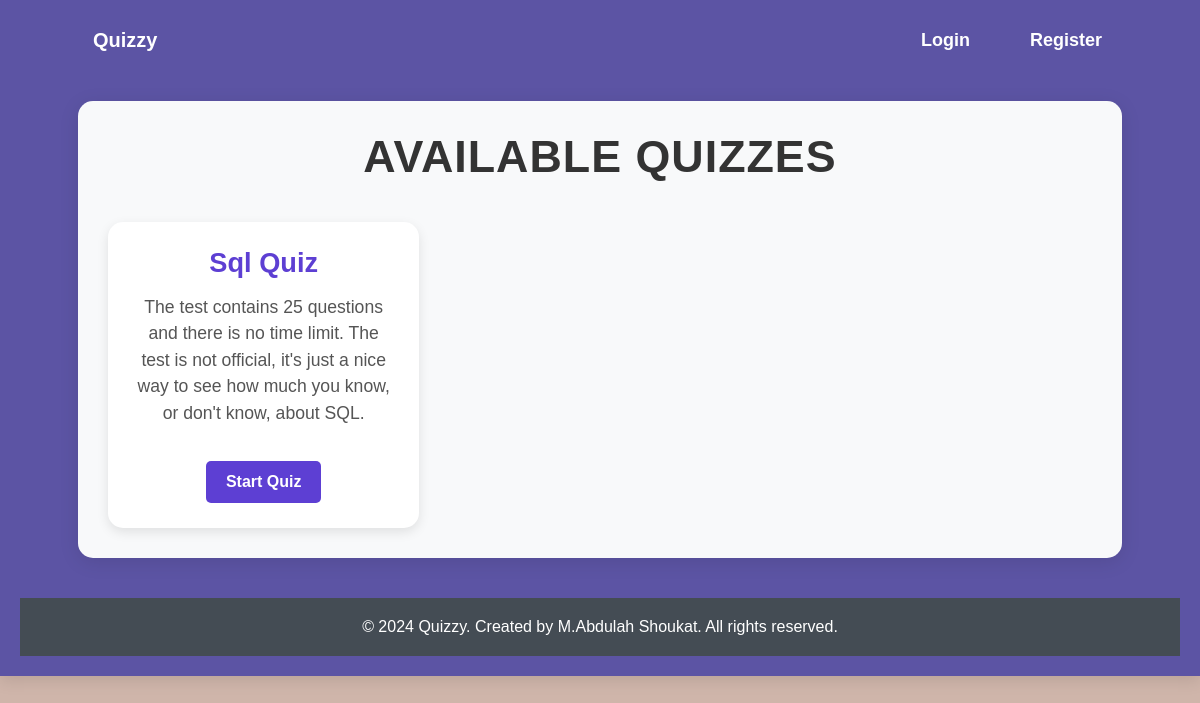
The page /quiz/ on the database as committed earlier.
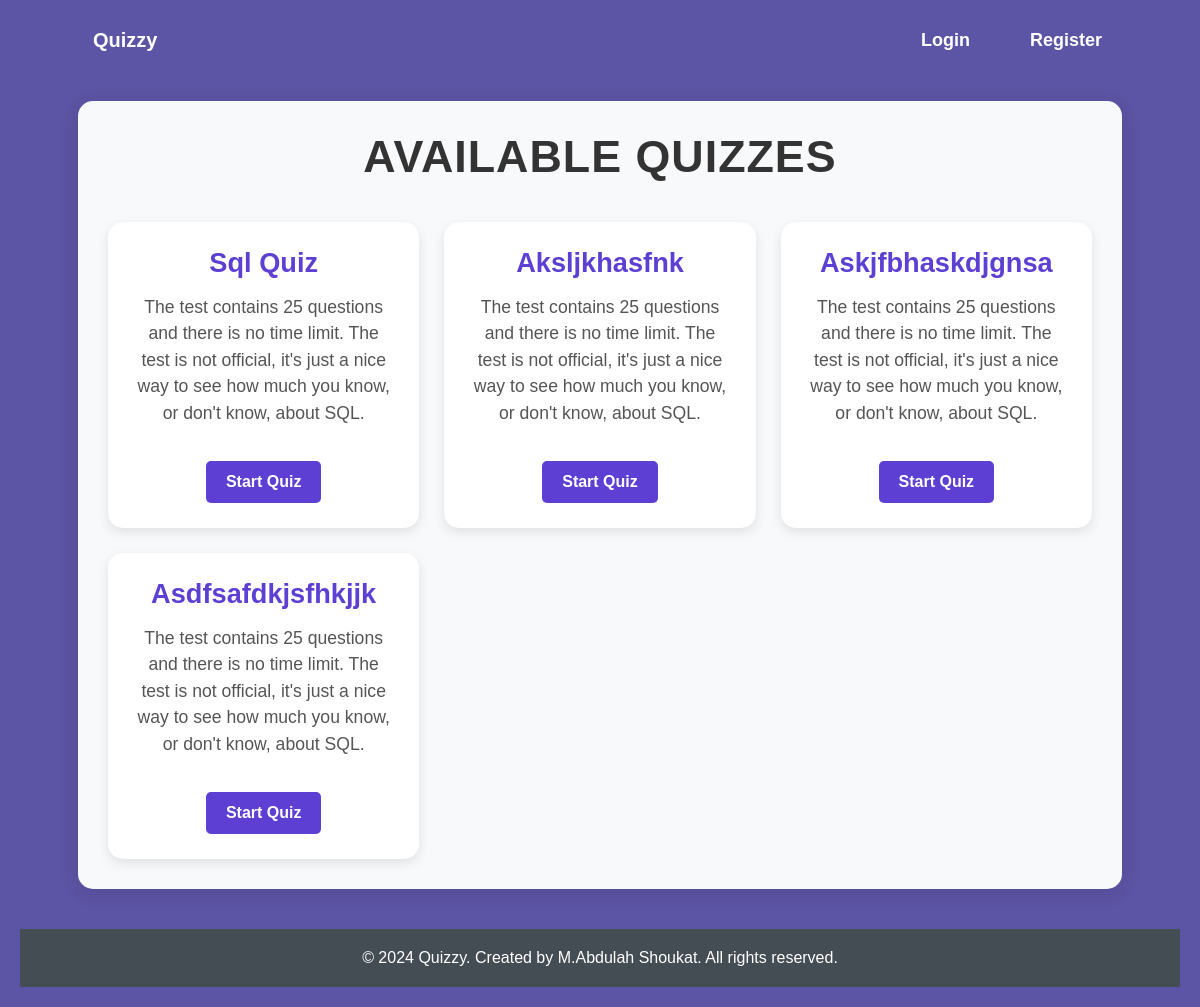
The same page on the database as committed later.
### quizSystem/models.py (models this page shows, shortened)
class quiz(models.Model):
    title = models.CharField(max_length=200)
    description = models.TextField()
    created_at = models.DateTimeField(auto_now_add=True)
    updated_at = models.DateTimeField(auto_now=True)

### quizSystem/views.py (the view)
# urls.py: path('', views.quiz_list, name='quiz_list'),
def quiz_list(request):
    quizzes = quiz.objects.all()
    return render(request, 'quiz_list.html', {'quizzes': quizzes})

### templates/quiz_list.html (shortened to what this page needs)
{% extends "base.html" %}
{% block content %}
<div class="quiz-container">
    <h1 class="quiz-heading">Available Quizzes</h1>
    <div class="quiz-grid">
        {% for quiz in quizzes %}
            <div class="quiz-card">
                <div class="quiz-card-link">
                    <h3 class="quiz-title">{{ quiz.title }}</h3>
                    <p class="quiz-description">{{ quiz.description }}</p>
                     <a href="{{ quiz.id }}"><span class="quiz-button">Start Quiz</span></a>
                </div>
            </div>
        {% endfor %}
    </div>
</div>
{% endblock %}

Rows that differ between the two databases and show on the page:
added quiz: title "Aksljkhasfnk", description "The test contains 25 questions and there is no time limit. The test is not official, it's just a nice way to see how much you know, or don't know, about SQL."
added quiz: title "Askjfbhaskdjgnsa", description "The test contains 25 questions and there is no time limit. The test is not official, it's just a nice way to see how much you know, or don't know, about SQL."
added quiz: title "Asdfsafdkjsfhkjjk", description "The test contains 25 questions and there is no time limit. The test is not official, it's just a nice way to see how much you know, or don't know, about SQL."
